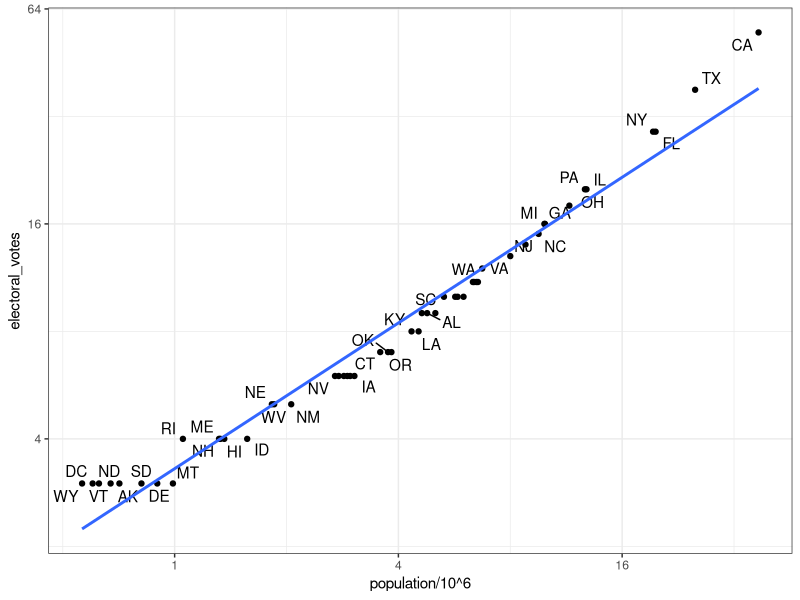

Source code (R):
#import US murders data
library(tidyverse)
install.packages("ggrepel")
library(ggrepel)
library(dslabs)
ds_theme_set()
data(murders)
head(murders)

#import US election results data
data(polls_us_election_2016)
head(results_us_election_2016)
identical(results_us_election_2016$state, murders$state)

#join the murders table and US election results table
tab <- left_join(murders, results_us_election_2016, by='state')
head(tab)

#plot votes v pop
tab %>% ggplot (aes(population/10^6, electoral_votes, label=abb))+
  geom_point() +
  geom_text_repel() +
  scale_x_continuous(trans='log2') +
  scale_y_continuous(trans='log2') +
  geom_smooth(method='lm', se=FALSE)

#make 2 smaller tables to demonstrate joins
tab1 <- slice(murders,1:6) %>% select(state, population)
tab1
tab2 <- slice(results_us_election_2016, c(1:3, 5, 7:8)) %>% select(state, electoral_votes)
tab2

#experiment with different joins
left_join(tab1, tab2)
#left_join: Join matching values from y to x.
tab1 %>% left_join(tab2)
#right_join: Join matching values from x to y.
tab1 %>% right_join(tab2)
#inner_join: Jain data, retain only rows with matches.
inner_join(tab1, tab2)
#semi_join: Return rows of x that have a match in y.
#           Useful to see what will be joined.
semi_join(tab1, tab2)
#anti_join: Return rows of x that do NOT have a match in y.
#           Useful to see what will not be joined.
anti_join(tab1, tab2)
#full join: Join data, return all values, all rows
full_join(tab1,tab2)


#Binding functions do not try to match by a variable, but rather just combine data sets
bind_cols(a=1:3, b=4:6)
#Bind can also bind data frames
tab1 <- tab[,1:3]
tab2 <- tab[,4:6]
tab3 <- tab[,7:9]
new_tab <- bind_cols(tab1,tab2,tab3)
head(new_tab)

tab1 <- tab[1:2,]
tab2 <- tab[3:4,]
bind_rows(tab1,tab2)

intersect(1:10, 6:15)
intersect(c('a','b','c'),c('b','c','d'))
tab1 <- tab[1:5,]
tab2 <- tab[3:7,]
intersect(tab1,tab2)

union(c('a','b','c'),c('b','c','d'))
tab1 <- tab[1:5,]
tab2 <- tab[3:7,]
union(tab1,tab2)

#unlike intersect and union, setdiff is not symmetric
setdiff(1:10,6:15)
setdiff(6:15,1:10)

tab1 <- tab[1:5,]
tab2 <- tab[3:7,]
setdiff(tab1,tab2)
setdiff(tab2,tab1)

setequal(1:5,1:6)
setequal(1:5,5:1)
setequal(tab1, tab2)
